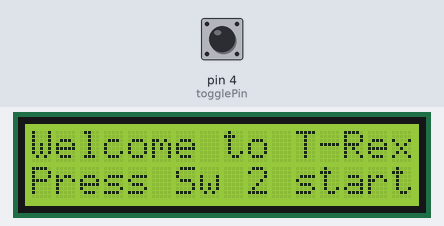
A sketch run on a simulated Arduino Uno, built with avr-gcc and run on an emulated ATmega328P. Shown: 16×2 character LCD. Inputs (shaded band) come from the test bench; at power-on: pin 4 (togglePin) HIGH.

Above: at 0.9 s.
1.0 s: pin 4 (togglePin) pulsed LOW 2 times (0.12 s each, 0.3 s apart)
At 3.5 s:
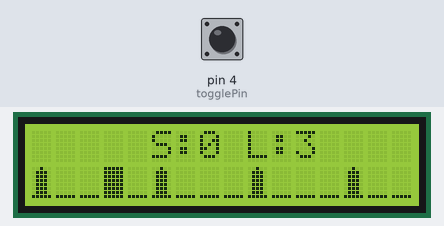
At 6.9 s:
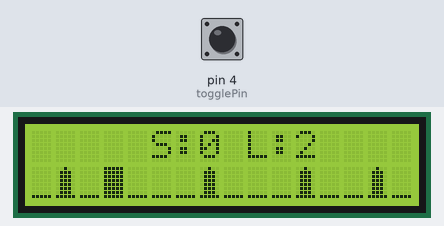
Timing chart, 0 to 8.4 s (numbered marks = the images above; inputs shaded):
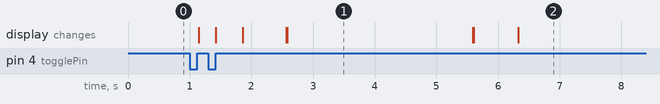

The sketch:

04_T-Rex_Game.ino
```cpp
// use hd44780 library by Bill Perry, comment off to use standard LiquidCrystal_I2C library by Frank de Brabander
#define HD44780

// set the LCD number of columns and rows
int lcdColumns = 16;
int lcdRows = 2;


#ifdef HD44780
#include <Wire.h>
#include <hd44780.h>                        // Main hd44780 header
#include <hd44780ioClass/hd44780_I2Cexp.h>  // I2C expander I/O class header
hd44780_I2Cexp lcd;                         // it can usually auto-detect your I2C address and pin mappings
#else
#include <LiquidCrystal_I2C.h>

// set LCD address, number of columns and rows
// if you don't know your display address, run an I2C scanner sketch
LiquidCrystal_I2C lcd(0x27, lcdColumns, lcdRows);
#endif

/**************************
Display Custom Characters
***************************/
byte clearChar[] = {
  B00000,
  B00000,
  B00000,
  B00000,
  B00000,
  B00000,
  B00000,
  B00000
};

byte baseChar[] = {
  B00000,
  B00000,
  B00000,
  B00000,
  B00000,
  B00000,
  B00000,
  B11111
};

byte wallChar[] = {
  B00100,
  B01110,
  B01110,
  B01110,
  B01110,
  B01110,
  B01110,
  B11111
};

byte rexChar[] = {
  B00110,
  B00111,
  B00111,
  B01110,
  B11111,
  B11110,
  B01010,
  B01001
};

byte hitChar[] = {
  B10101,
  B01110,
  B01110,
  B11111,
  B01110,
  B01110,
  B01010,
  B10001
};

const int CLEARCHAR = 0;
const int BASECHAR = 1;
const int WALLCHAR = 2;
const int REXCHAR = 3;
const int HITCHAR = 4;


const int togglePin = 4;     // switch to trigger jump action
int switchState = HIGH;      // read switch status
bool actionJump = LOW;       // initiate a jump action after switch is pressed and released
bool switchStateCur = HIGH;  // current switch status for checking switch pressed and released function

int t_RexPos = 3;
bool t_RexStatus = LOW;       // at track position
int t_RexPosChar = BASECHAR;  // Char at t_Rex position
byte arrayTrack[16] = { BASECHAR, BASECHAR, WALLCHAR, BASECHAR, BASECHAR, WALLCHAR, BASECHAR, WALLCHAR,
                        BASECHAR, BASECHAR, BASECHAR, WALLCHAR, BASECHAR, BASECHAR, BASECHAR, WALLCHAR };
int scrollTrackIndex = 0;
unsigned long timeInterval = 700;  // seconds
unsigned long timePrevious = 0;
unsigned long jumptimeInterval = timeInterval * 1.6;  // seconds
unsigned long jumptimePrevious = 0;

const int NUMLIFE = 3;  // allow trial time
int numLife = NUMLIFE;
int Score = 0;  // Score line

void resetGame() {
  // Reset variables
  t_RexStatus = LOW;
  Score = 0;
  numLife = NUMLIFE;
  timePrevious = 0;
  jumptimePrevious = 0;

  actionJump = LOW;       // initiate a jump action after switch is pressed and released
  switchStateCur = HIGH;  // current switch status for checking switch pressed and released function

  // Draw the T-Rex exactly ONCE for the start of the game
  lcd.clear();
  // lcd.setCursor(t_RexPos, 1);
  // lcd.write(REXCHAR);
}

void writeTrack() {
  int tempInd = 0;
  // move at fix interval
  if ((millis() - timePrevious) > timeInterval) {
    //unsigned long currentMillis = millis();  // Capture the time once
    //Serial.printf("Track== Prev:%lu  Cur:%lu  Diff:%lu\n", timePrevious, currentMillis, (currentMillis - timePrevious));
    lcd.setCursor(0, 1);  // Go to start of second line
    for (int i = 0; i < 16; i++) {
      tempInd = (i + scrollTrackIndex) % 16;                               // find the mod 16
      if (i == t_RexPos) {                                                 // keep a copy of Char at t_Rex position for hit checking
        t_RexPosChar = arrayTrack[tempInd];                                // keep a copy of status at T-Rex position: wall or space
        if ((t_RexPosChar == WALLCHAR) && (t_RexStatus == HIGH)) Score++;  // gain 1 point each time passing a wall
        if (t_RexStatus == LOW) lcd.write(REXCHAR);                        // re-draw the t_REX at base location
        else lcd.write(arrayTrack[tempInd]);                               // If at jump position, update the track as ussual
      } else
        lcd.write(arrayTrack[tempInd]);  // update the track at none t_RexPos
    }
    scrollTrackIndex++;  // prepare for next, shift left

    // Generate random WALL position
    arrayTrack[0] == BASECHAR;
    if (arrayTrack[15] == BASECHAR) {  // Avoid 2 consecutive WALLs
      if (tempInd == 1)
        arrayTrack[0] == WALLCHAR;
    }
    timePrevious = millis();
  }

}


void jumpWall() {
  if (actionJump == HIGH) {      // Action to jump
    actionJump = LOW;            // Set to low for next command
    lcd.setCursor(t_RexPos, 0);  // jump
    lcd.write(REXCHAR);
    t_RexStatus = HIGH;  // Update t_Rex position

    lcd.setCursor(t_RexPos, 1);
    lcd.write(BASECHAR);
    jumptimePrevious = millis();  // keep time it jumps

    // debug
    //Serial.printf("Jmp:%lu ", jumptimePrevious);

  } else if (((millis() - jumptimePrevious) > jumptimeInterval) && (t_RexStatus == HIGH)) {  // check if time to drop down
    t_RexStatus = LOW;                                                                       // update t_Rex position
    lcd.setCursor(t_RexPos, 0);                                                              // yes, clear the jump position
    lcd.write(CLEARCHAR);
    lcd.setCursor(t_RexPos, 1);  // down
    lcd.write(REXCHAR);
    // debug
    //unsigned long jumpcurrentMillis = millis();  // Capture the time once
    //Serial.printf("Jump== Prev:%lu  Cur:%lu  Diff:%lu\n", jumptimePrevious, jumpcurrentMillis, (jumpcurrentMillis - jumptimePrevious));
  }
}

void updateScoreboard() {

  // Print the game score and life
  lcd.setCursor(5, 0);
  lcd.print("S:");
  lcd.print(Score);

  //lcd.setCursor(15, 0);
  lcd.print(" L:");
  lcd.print(numLife, DEC);

  // check if any more Life to continue
  if (numLife == 0) {
    lcd.setCursor(0, 0);
    lcd.print("   Game Over!   ");

    lcd.setCursor(0, 1);
    lcd.print("Press Sw 2 start");

    // Wait user to continue
    switchState = digitalRead(togglePin);
    while (switchState == HIGH) {
      switchState = digitalRead(togglePin);
    }
    while (switchState == LOW) {
      switchState = digitalRead(togglePin);
    }
    // Clear the status and continue new game
    resetGame();
  }
}


void setup() {
  // Initialize serial communication at 115200 baud rate
  Serial.begin(115200);

  // Configure the switch pin as INPUT
  pinMode(togglePin, INPUT_PULLUP);   // INPUT_PULLUP or INPUT

#ifdef HD44780
  lcd.begin(16, 2);
#else
  // initialize LCD
  lcd.init();
#endif

  // Store special character at LCD's memory 0 to 4

  lcd.createChar(CLEARCHAR, clearChar);
  lcd.createChar(BASECHAR, baseChar);
  lcd.createChar(WALLCHAR, wallChar);
  lcd.createChar(REXCHAR, rexChar);
  lcd.createChar(HITCHAR, hitChar);

  lcd.clear();
  lcd.setCursor(0, 0);
  // print message
  //lcd.cursor();
  //lcd.blink();
  lcd.print("Welcome to T-Rex Game");
  lcd.setCursor(0, 1);
  lcd.print("Press Sw 2 start");

  switchState = digitalRead(togglePin);

  // Wait for switch press, LOW status
  while (switchState == HIGH) {
    switchState = digitalRead(togglePin);
  }
  // Wait for switch release, HIGH status
  while (switchState == LOW) {
    switchState = digitalRead(togglePin);
  }

  //lcd.clear();
  resetGame();
}

void loop() {
  // When T-Rex at rest position, read the digital state of the switch pin.
  // Otherwise, continuous pressing the switch will keep T-Rex at jump position
  if (t_RexStatus == LOW) {
    switchState = digitalRead(togglePin);
    if (switchState == LOW) {
      //Serial.println("Switch Status: ON");
      //    lcd.setCursor(0, 0);
      //    lcd.print("Swicth Low");
      switchStateCur = LOW;
    }
    if ((switchStateCur == LOW) && (switchState == HIGH)) {
      switchStateCur = HIGH;  // confirm user press and release switch
      actionJump = HIGH;      // trigger jump action
      //Serial.println("Switch Status: ON");
      //lcd.clear();
      //lcd.setCursor(0, 0);
      //lcd.print("Switch Toggled");
    }
  }

  writeTrack();
  jumpWall();

  // check whether t_Rex hitting the Wall
  if ((t_RexStatus == LOW) && (t_RexPosChar == WALLCHAR)) {
    numLife--;                   // Hiting the wall, minus one life
    lcd.setCursor(t_RexPos, 1);  //
    lcd.write(HITCHAR);          // show hit character
    lcd.setCursor(t_RexPos, 1);  // ensure blinking on HITChar
    lcd.blink();
    delay(3000);
    lcd.noBlink();
    // Serial.println("Got HIT");
    actionJump = LOW;       // initiate a jump action after switch is pressed and released
    switchStateCur = HIGH;  // current switch status for checking switch pressed and released function
  }
  updateScoreboard();
}
```

Measured:
- after the input at 1.0 s, the display: first changes after 0.15 s (image 1 shows a later state)
- what the display in image 1 shows lasts 3.0 s, from 2.6 s to 5.6 s
